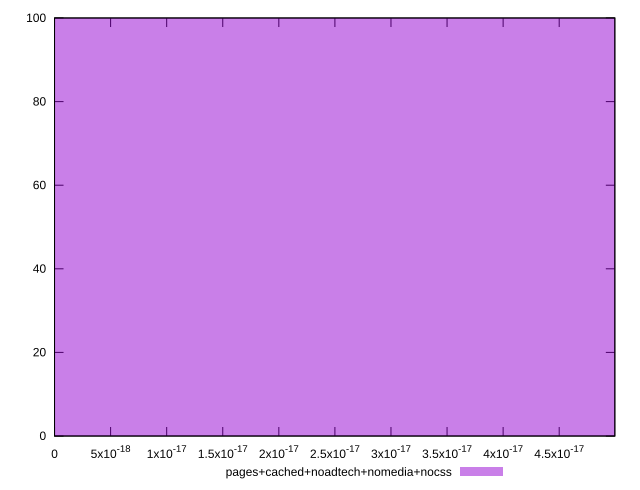

Write the gnuplot code that produced this figure.
reset

$pagesCachedNoadtechNomediaNocss <<EOF
0 100
EOF

set key outside below
set boxwidth 1e-12
set xrange [0:4.9960036108132046e-17]
set yrange [0:100]
set trange [0:100]
set style fill transparent solid 0.5 noborder
set terminal svg size 640, 490 enhanced background rgb 'white'
set output "report_00014_2021-02-09T15:56:05.503Z/meta/score-difference/comparison/histogram/4_vs_5.svg"

plot $pagesCachedNoadtechNomediaNocss title "pages+cached+noadtech+nomedia+nocss" with boxes

reset
